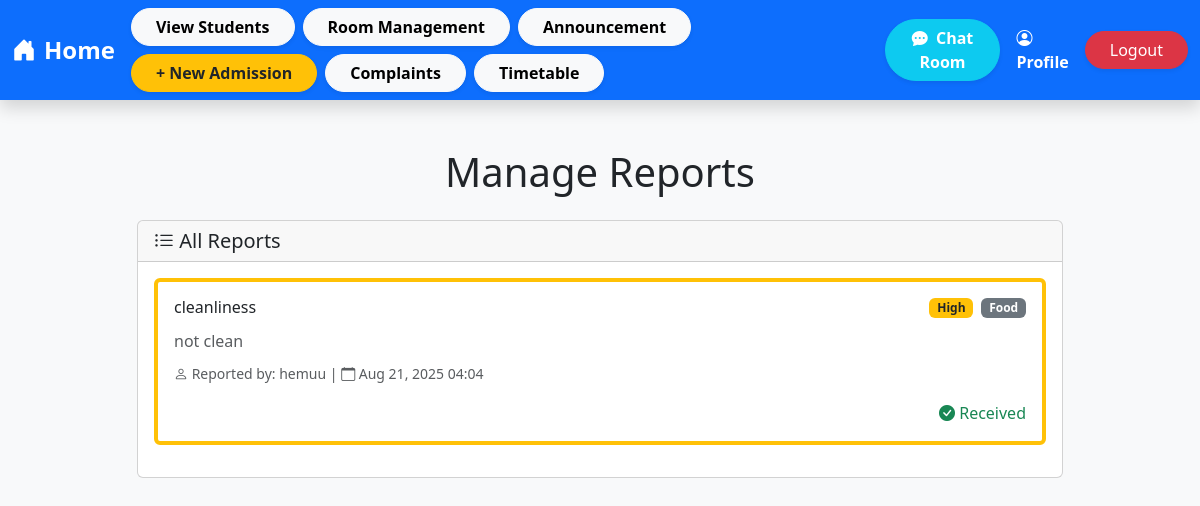
Screenshot of /chatrooms/report/ (signed in) with the database file from the repository.
### chatroom/models.py (models this page shows, shortened)
class Report(models.Model):
    PRIORITY_CHOICES = [
        ('low', 'Low'),
        ('medium', 'Medium'),
        ('high', 'High'),
        ('urgent', 'Urgent'),
    ]
    CATEGORY_CHOICES = [
        ('academic', 'Academic Issue'),
        ('facility', 'Facility Issue'),
        ('food', 'Food & Dining'),
        ('accommodation', 'Accommodation'),
        ('health', 'Health & Safety'),
        ('other', 'Other'),
    ]
    user = models.ForeignKey(User, on_delete=models.CASCADE)
    report_title = models.CharField(max_length=200, blank=True, null=True)
    report = models.TextField()
    category = models.CharField(max_length=20, choices=CATEGORY_CHOICES, blank=True, null=True)
    priority = models.CharField(max_length=10, choices=PRIORITY_CHOICES, default='low')
    recived = models.BooleanField(default=False)
    created = models.DateTimeField(auto_now_add=True)
    class Meta:
        ordering = ['-created']

### chatroom/views.py (the view, shortened to what this page needs)
# urls.py: path('report/',views.add_new_report,name='report'),
@login_required
def add_new_report(request):
    if request.user.is_superuser:
        reports = Report.objects.all().order_by('-created', '-priority')
    else:
        reports = Report.objects.filter(user=request.user).order_by('-created')
    context = {'reports': reports}
    return render(request, 'chatroom/report.html', context)

### chatroom/templates/chatroom/report.html (shortened to what this page needs)
{% extends 'base.html' %}
{% block content %}
<div class="container my-5">
    <div class="row justify-content-center">
        <div class="col-md-10">
            <h1 class="text-center mb-4">
                {% if request.user.is_superuser %}
                    Manage Reports
                {% else %}
                    Submit & View Your Reports
                {% endif %}
            </h1>
            <div class="card">
                <div class="card-header">
                    <h5 class="mb-0">
                        <i class="bi bi-list-ul"></i>
                        {% if request.user.is_superuser %}
                            All Reports
                        {% else %}
                            Your Reports
                        {% endif %}
                    </h5>
                </div>
                <div class="card-body">
                    {% if reports %}
                        {% for Report in reports %}
                            <div class="card mb-3 border-start border-4
                                {% if Report.priority == 'urgent' %}border-danger
                                {% elif Report.priority == 'high' %}border-warning
                                {% elif Report.priority == 'medium' %}border-info
                                {% else %}border-success{% endif %}">
                                <div class="card-body">
                                    <div class="d-flex justify-content-between align-items-start mb-2">
                                        <h6 class="card-title mb-1">
                                            {% if Report.report_title %}
                                                {{ Report.report_title }}
                                            {% else %}
                                                Report #{{ Report.id }}
                                            {% endif %}
                                        </h6>
                                        <div class="d-flex gap-2">
                                            <span class="badge
                                                {% if Report.priority == 'urgent' %}bg-danger
                                                {% elif Report.priority == 'high' %}bg-warning text-dark
                                                {% elif Report.priority == 'medium' %}bg-info
                                                {% else %}bg-success{% endif %}">
                                                {{ Report.priority|default:"Low"|capfirst }}
                                            </span>
                                            {% if Report.category %}
                                                <span class="badge bg-secondary">{{ Report.category|capfirst }}</span>
                                            {% endif %}
                                        </div>
                                    </div>
                                    <p class="card-text text-muted mb-2">{{ Report.report }}</p>
                                    {% if request.user.is_superuser and Report.user %}
                                        <small class="text-muted">
                                            <i class="bi bi-person"></i> Reported by: {{ Report.user.username }}
                                            | <i class="bi bi-calendar"></i> {{ Report.created|date:"M d, Y H:i" }}
                                        </small>
                                    {% endif %}
                                    <div class="d-flex justify-content-between align-items-center mt-3">
                                        <div>
                                            {% if request.user.is_superuser %}
                                                {% if not Report.recived %}
                                                    <a href="{% url 'chatroom:recived' Report.id %}" class="btn btn-outline-success btn-sm">
                                                        <i class="bi bi-check-circle"></i> Mark as Received
                                                    </a>
                                                {% else %}
                                                    <span class="text-success">
                                                        <i class="bi bi-check-circle-fill"></i> Received
                                                    </span>
                                                {% endif %}
                                            {% endif %}
                                        </div>
                                    </div>
                                </div>
                            </div>
                        {% endfor %}
                    {% endif %}
                </div>
            </div>
        </div>
    </div>
</div>
<link href="https://cdnjs.cloudflare.com/ajax/libs/bootstrap-icons/1.10.5/font/bootstrap-icons.min.css" rel="stylesheet">
{% endblock content %}

### templates/base.html (style rules this page uses)
:root { --bg-color: #f8f9fa; --text-color: #212529; --primary-gradient: linear-gradient(135deg, #007bff, #6610f2); }
body { background: var(--bg-color); color: var(--text-color); transition: background 0.4s ease, color 0.4s ease; font-family: "Segoe UI", sans-serif; }

### rows the page displays
Report: report_title "cleanliness", priority "High", category "Food", report "not clean", user.username "hemuu", created "Aug 21, 2025 04:04", recived True (drawn)
